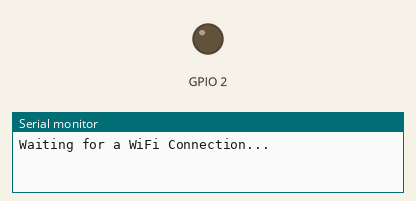
The sketch below on a simulated ESP8266 (NodeMCU). Parts: output pins drawn as LEDs (lit = HIGH), the last lines printed to the serial monitor. WiFi joins after 1.5 s; servers stay silent unless stated.

Above: at 0.1 s.
At 7.6 s:
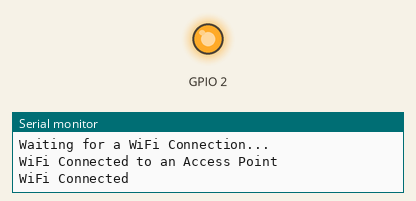
Timing chart, 0 to 9.1 s (numbered marks = the images above):
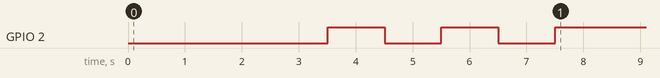

The sketch:

wifi_credentials.ino
```cpp
//NodeMCU/ESP8266
#include <ESP8266WiFi.h>
#include <ESP8266WebServer.h>

//ESP32
// #include <WiFi.h>
// #include <WebServer.h>

#include <DNSServer.h>
#include <WiFiManager.h>

//WiFi Credentials
const char* ssid = "MilanSony";
const char* password = "27022001";

//Access Point Credentials
const char* accesspointname = "NodeMCU"; //Access Point Name
const char* accesspointpswd  = "0123456789";  //Access Point Password

void setup(){

  Serial.begin(115200);
  pinMode(LED_BUILTIN, OUTPUT);  // Initialize the LED_BUILTIN pin as an output

  WiFi.mode(WIFI_STA); //Set WiFi to station + AP

  WiFi.begin(ssid, password); //Begin the WiFi Connection

  WiFiManager wifimanager;  //Creating an object for WiFiManager
  Serial.println("Waiting for a WiFi Connection...");
  bool res = wifimanager.autoConnect(accesspointname, accesspointpswd);
  if(!res){
    Serial.println("WiFi not Connected to an Access Point");
  }else{
    Serial.println("WiFi Connected to an Access Point");
  }

  if(WiFi.status() == WL_CONNECTED)
  {
    Serial.println("WiFi Connected");
    delay(1000);
    for(int i=0; i<3; i++)
    {
      digitalWrite(LED_BUILTIN, LOW);  //Turn the LED ON (By default the LED is OFF in ESP)
      delay(1000);                    //Wait for a second
      digitalWrite(LED_BUILTIN, HIGH);  //Turn the LED OFF
      delay(1000);
    }
  }
}

void loop()
{
  digitalWrite(LED_BUILTIN, HIGH); //Turn the LED OFF
}
```
